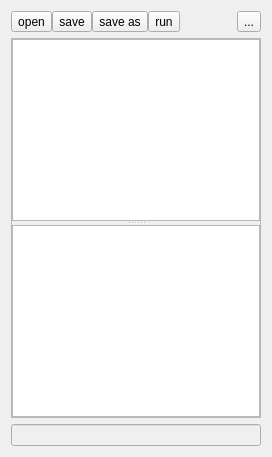
<?xml version="1.0" encoding="UTF-8"?>
<ui version="4.0">
 <class>ScriptEditWidget</class>
 <widget class="QWidget" name="ScriptEditWidget">
  <property name="geometry">
   <rect>
    <x>0</x>
    <y>0</y>
    <width>272</width>
    <height>457</height>
   </rect>
  </property>
  <property name="minimumSize">
   <size>
    <width>1</width>
    <height>1</height>
   </size>
  </property>
  <property name="windowTitle">
   <string>Form</string>
  </property>
  <layout class="QGridLayout" name="gridLayout">
   <item row="2" column="0" colspan="6">
    <widget class="QLineEdit" name="m_filenameEdit">
     <property name="enabled">
      <bool>false</bool>
     </property>
     <property name="sizePolicy">
      <sizepolicy hsizetype="Expanding" vsizetype="Fixed">
       <horstretch>0</horstretch>
       <verstretch>0</verstretch>
      </sizepolicy>
     </property>
    </widget>
   </item>
   <item row="1" column="0" colspan="6">
    <widget class="QSplitter" name="m_splitter">
     <property name="minimumSize">
      <size>
       <width>1</width>
       <height>1</height>
      </size>
     </property>
     <property name="frameShape">
      <enum>QFrame::StyledPanel</enum>
     </property>
     <property name="frameShadow">
      <enum>QFrame::Raised</enum>
     </property>
     <property name="orientation">
      <enum>Qt::Vertical</enum>
     </property>
     <widget class="Lua::LuaEditor" name="m_scriptEdit">
      <property name="sizePolicy">
       <sizepolicy hsizetype="Expanding" vsizetype="Expanding">
        <horstretch>0</horstretch>
        <verstretch>2</verstretch>
       </sizepolicy>
      </property>
      <property name="tabStopDistance">
       <number>20</number>
      </property>
     </widget>
     <widget class="QPlainTextEdit" name="m_printOutputEdit">
      <property name="undoRedoEnabled">
       <bool>false</bool>
      </property>
      <property name="lineWrapMode">
       <enum>QPlainTextEdit::NoWrap</enum>
      </property>
      <property name="readOnly">
       <bool>true</bool>
      </property>
      <property name="plainText">
       <string notr="true"/>
      </property>
      <property name="textInteractionFlags">
       <set>Qt::TextSelectableByKeyboard|Qt::TextSelectableByMouse</set>
      </property>
      <property name="centerOnScroll">
       <bool>true</bool>
      </property>
     </widget>
    </widget>
   </item>
   <item row="0" column="0" colspan="6">
    <widget class="QFrame" name="frame">
     <property name="sizePolicy">
      <sizepolicy hsizetype="Preferred" vsizetype="Maximum">
       <horstretch>0</horstretch>
       <verstretch>0</verstretch>
      </sizepolicy>
     </property>
     <layout class="QHBoxLayout" name="horizontalLayout">
      <property name="spacing">
       <number>0</number>
      </property>
      <property name="margin">
       <number>0</number>
      </property>
      <item>
       <widget class="QToolButton" name="m_openButton">
        <property name="toolTip">
         <string>Open</string>
        </property>
        <property name="text">
         <string>open</string>
        </property>
        <property name="icon">
         <iconset resource="../qosmic.qrc">
          <normaloff>:/icons/silk/folder.xpm</normaloff>:/icons/silk/folder.xpm</iconset>
        </property>
        <property name="iconSize">
         <size>
          <width>18</width>
          <height>18</height>
         </size>
        </property>
       </widget>
      </item>
      <item>
       <widget class="QToolButton" name="m_saveButton">
        <property name="toolTip">
         <string>Save</string>
        </property>
        <property name="text">
         <string>save</string>
        </property>
        <property name="icon">
         <iconset resource="../qosmic.qrc">
          <normaloff>:/icons/silk/disk.xpm</normaloff>:/icons/silk/disk.xpm</iconset>
        </property>
        <property name="iconSize">
         <size>
          <width>18</width>
          <height>18</height>
         </size>
        </property>
       </widget>
      </item>
      <item>
       <widget class="QToolButton" name="m_saveAsButton">
        <property name="toolTip">
         <string>Save As</string>
        </property>
        <property name="text">
         <string>save as</string>
        </property>
        <property name="icon">
         <iconset resource="../qosmic.qrc">
          <normaloff>:/icons/silk/page_save.xpm</normaloff>:/icons/silk/page_save.xpm</iconset>
        </property>
       </widget>
      </item>
      <item>
       <widget class="QToolButton" name="m_runButton">
        <property name="sizePolicy">
         <sizepolicy hsizetype="Maximum" vsizetype="Fixed">
          <horstretch>0</horstretch>
          <verstretch>0</verstretch>
         </sizepolicy>
        </property>
        <property name="toolTip">
         <string>Run</string>
        </property>
        <property name="text">
         <string>run</string>
        </property>
        <property name="icon">
         <iconset resource="../qosmic.qrc">
          <normaloff>:/icons/silk/bullet_go.xpm</normaloff>:/icons/silk/bullet_go.xpm</iconset>
        </property>
        <property name="shortcut">
         <string>Ctrl+Return</string>
        </property>
       </widget>
      </item>
      <item>
       <spacer name="horizontalSpacer">
        <property name="orientation">
         <enum>Qt::Horizontal</enum>
        </property>
        <property name="sizeHint" stdset="0">
         <size>
          <width>1</width>
          <height>2</height>
         </size>
        </property>
       </spacer>
      </item>
      <item>
       <widget class="QToolButton" name="m_configButton">
        <property name="toolTip">
         <string>config</string>
        </property>
        <property name="text">
         <string>...</string>
        </property>
        <property name="icon">
         <iconset resource="../qosmic.qrc">
          <normaloff>:/icons/silk/bullet_wrench.xpm</normaloff>:/icons/silk/bullet_wrench.xpm</iconset>
        </property>
       </widget>
      </item>
     </layout>
    </widget>
   </item>
  </layout>
 </widget>
 <customwidgets>
  <customwidget>
   <class>Lua::LuaEditor</class>
   <extends>QTextEdit</extends>
   <header>src/lua/luaeditor.h</header>
  </customwidget>
 </customwidgets>
 <resources>
  <include location="../qosmic.qrc"/>
 </resources>
 <connections/>
</ui>
